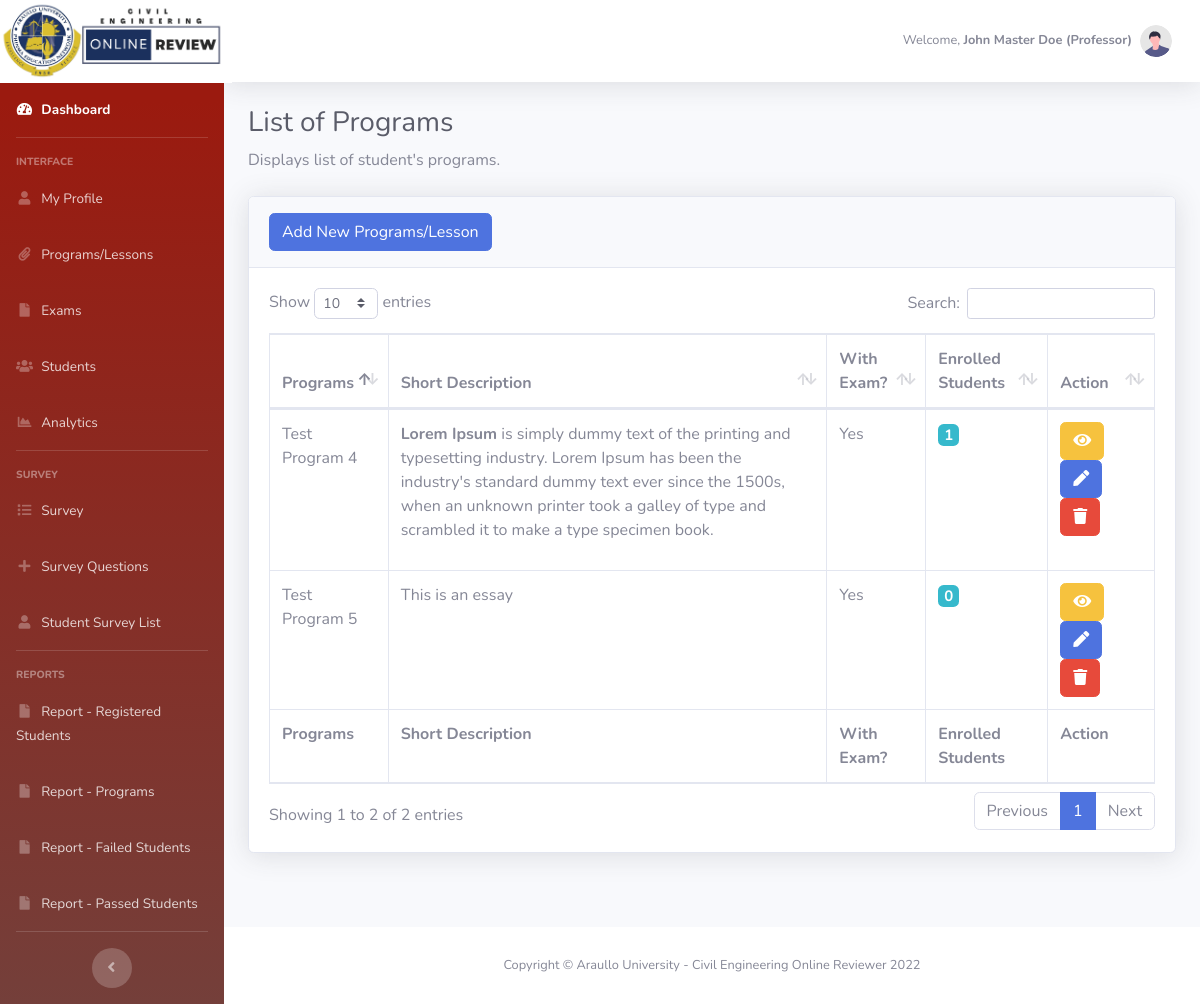
Screenshot of /dashboard/admin_programs.php (signed in) with the database file from the repository.
### tables this page shows
CREATE TABLE `user_account` (
  `id` int(11) NOT NULL,
  `member_id` varchar(50) NOT NULL,
  `email_address` varchar(50) NOT NULL,
  `firstname` varchar(50) NOT NULL,
  `last_name` varchar(50) NOT NULL,
  `phone_number` int(11) NOT NULL,
  `age` int(11) NOT NULL,
  `birthday` varchar(50) NOT NULL,
  `religion` varchar(50) NOT NULL,
  `blood_type` varchar(50) NOT NULL,
  `upload_image` varchar(255) NOT NULL,
  `gender` varchar(50) NOT NULL,
  `user_type` varchar(25) NOT NULL,
  `password` varchar(255) NOT NULL,
  `is_approved` int(11) NOT NULL,
  `date_created` varchar(100) NOT NULL,
  `date_updated` varchar(100) NOT NULL
);

CREATE TABLE `program_additioonal_info` (
  `program_info_id` int(11) NOT NULL,
  `program_id` int(50) NOT NULL,
  `program_uploaded_files` varchar(255) NOT NULL
);

CREATE TABLE `programs` (
  `program_id` int(50) NOT NULL,
  `member_id` varchar(50) NOT NULL,
  `program_name` varchar(100) NOT NULL,
  `short_desc` longtext NOT NULL,
  `with_exam` int(2) NOT NULL,
  `upload_image` varchar(255) NOT NULL,
  `date_created` datetime NOT NULL,
  `date_modified` datetime NOT NULL
);

### dashboard/model/Admin.php (called while the page is built, shortened)
<?php
	class Admin {
		public $db;
		public function __construct(){
			$this->db = new mysqli(DB_HOST, DB_USER, DB_PASSWORD, DB_DATABASE);
		}
    	public function get_all_program_list($member_id){
    		$sql3="SELECT * FROM programs a
                    LEFT JOIN program_additioonal_info b ON a.program_id = b.program_id
                    WHERE a.member_id = '$member_id'";
	        $result = mysqli_query($this->db,$sql3);
	        return $result_data = mysqli_fetch_all($result,MYSQLI_ASSOC);
    	}
        public function get_admin_info($email_address){
    		$sql3="SELECT CONCAT_WS(' ', a.firstname, a.last_name) as fullname,
                        a.firstname,
                        a.last_name,
                        a.member_id,
                        a.email_address,
                        a.gender,
                        a.age,
                        a.birthday,
                        a.religion,
                        a.blood_type,
                        a.phone_number,
                        b.academic_year,
                        b.teaching_class,
                        b.section
                FROM user_account a
                LEFT JOIN user_additional_information b ON b.member_id = a.member_id
                WHERE a.email_address = '$email_address' AND user_type='Professor'";
	        $result = mysqli_query($this->db,$sql3);
	        return $user_data = mysqli_fetch_assoc($result);
    	}
    	public function get_fullname($email_address){
    		$sql3="SELECT CONCAT_WS(' ', firstname, last_name) as fullname FROM user_account WHERE email_address = '$email_address'";
	        $result = mysqli_query($this->db,$sql3);
	        $user_data = mysqli_fetch_array($result);
	        return $user_data['fullname'];
    	}
    	public function get_usertype($email_address){
    		$sql3="SELECT user_type FROM user_account WHERE email_address = '$email_address'";
	        $result = mysqli_query($this->db,$sql3);
	        $user_data = mysqli_fetch_array($result);
	        return $user_data['user_type'];
    	}
         public function get_all_students_count_program_id($program_id) {
            $sql="SELECT * FROM students WHERE program_id='$program_id' AND unenroll_student = '0'";
            $check =  $this->db->query($sql);
            return $count_row = $check->num_rows;
        }
	}
?>

### dashboard/admin_programs.php (the view, shortened to what this page needs)
<?php
    include_once('db_header.php');
?>
    <h1 class="h3 mb-2 text-gray-800">List of Programs</h1>
    <p class="mb-4">Displays list of student's programs.</p>
    <div class="card shadow mb-4">
        <div class="card-header py-3">
            <h6 class="m-0 font-weight-bold text-primary">
                <a class="btn btn-primary" href="add_edit_programs.php?action=add">Add New Programs/Lesson</a>
                <?php
                    $get_profile_info =  $admin->get_admin_info($_SESSION['email_address']);
                ?>
            </h6>
        </div>
        <div class="card-body">
            <div class="table-responsive">
                <table class="table table-bordered" id="dataTable" width="100%" cellspacing="0">
                    <thead>
                        <tr>
                            <th>Programs</th>
                            <th>Short Description</th>
                            <th>With Exam?</th>
                            <th>Enrolled Students</th>
                            <th>Action</th>
                        </tr>
                    </thead>
                    <tfoot>
                        <tr>
                            <th>Programs</th>
                            <th>Short Description</th>
                            <th>With Exam?</th>
                            <th>Enrolled Students</th>
                            <th>Action</th>
                        </tr>
                    </tfoot>
                    <tbody>
                        <?php
                            $get_program_list =  $admin->get_all_program_list($get_profile_info['member_id']);
                            foreach($get_program_list as $program_list) {
                        ?>
                            <tr>
                                <td><?php echo $program_list['program_name']; ?></td>
                                <td><?php echo $program_list['short_desc']; ?></td>
                                <td>
                                    <?php
                                        if($program_list['with_exam'] == 1) {
                                            echo 'Yes';
                                        }
                                        else {
                                            echo 'No';
                                        }
                                    ?>
                                </td>
                                <td><h5><span class="badge badge-info"><?php echo $admin->get_all_students_count_program_id($program_list['program_id']) ?></span></h5></td>
                                <td>
                                    <li class="list-inline-item">
                                        <a class="btn btn-warning" href="add_edit_programs.php?action=view&id=<?php echo $program_list['program_id']?>"><i class="fa fa-eye"></i></a>
                                    </li>
                                    <li class="list-inline-item">
                                        <a class="btn btn-primary" href="add_edit_programs.php?action=edit&id=<?php echo $program_list['program_id']?>"><i class="fa fa-pen"></i></a>
                                    </li>
                                    <li class="list-inline-item">
                                        <a class="btn btn-danger" href="admin/programs.php?action=delete&id=<?php echo $program_list['program_id']?>"><i class="fa fa-trash"></i></a>
                                    </li>
                                </td>
                            </tr>
                        <?php
                            }
                        ?>
                    </tbody>
                </table>
            </div>
        </div>
    </div>
<?php
    include_once('db_footer.php');
?>

### dashboard/db_header.php (shortened to what this page needs)
<!DOCTYPE html>
<html lang="en">
    <head>
        <link href="vendor/fontawesome-free/css/all.min.css" rel="stylesheet" type="text/css">
        <link href="css/sb-admin-2.min.css" rel="stylesheet">
        <link href="vendor/datatables/dataTables.bootstrap4.min.css" rel="stylesheet">
        <link href="css/buttons.dataTables.min.css" rel="stylesheet">
</head>
<?php
    require_once ('model/Admin.php');
    $admin = new Admin();
?>
<body id="page-top">
    <div id="wrapper">
        <?php
            include_once("menu.php")
        ?>
    <div id="content-wrapper" class="d-flex flex-column">
        <div id="content">
            <nav class="navbar navbar-expand navbar-light bg-white topbar mb-4 static-top shadow">
                <ul class="navbar-nav ml-auto">
                    <li class="nav-item dropdown no-arrow">
                        <a class="nav-link dropdown-toggle" href="#" id="userDropdown" role="button"
                            data-toggle="dropdown" aria-haspopup="true" aria-expanded="false">
                            <?php
                                if (isset($_SESSION['email_address'])) :
                            ?>
                                <span class="mr-2 d-none d-lg-inline text-gray-600 small">Welcome, <strong><?php echo $admin->get_fullname($_SESSION['email_address']); ?> (<?php echo $admin->get_usertype($_SESSION['email_address']); ?>)</strong></span>
                                <img class="img-profile rounded-circle"
                                    src="img/undraw_profile.svg">
                            <?php
                                endif
                            ?>
                        </a>
                    </li>
                </ul>
            </nav>
            <div class="container-fluid">

### rows the page displays
user_account: user_type "Professor"
program_additioonal_info: program.program_name "Test Program 4", program.short_desc "Lorem Ipsum is simply dummy text of the printing and typesetting industry. Lorem Ipsum has been the industry's standard dummy text ever since the 1500s, when an unknown printer took a galley of type and scrambled it to make a type specimen book.", all_students_count_program_id "1"
program_additioonal_info: program.program_name "Test Program 5", program.short_desc "This is an essay", all_students_count_program_id "0"

### other values shown
$admin->get_fullname($_SESSION['email_address']) "John Master Doe"
